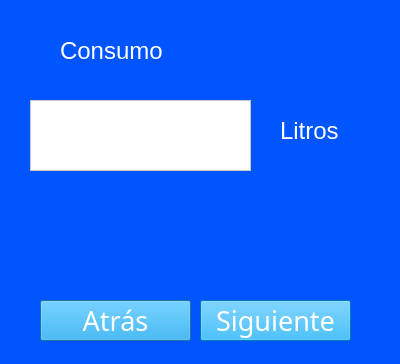
<?xml version="1.0" encoding="UTF-8"?>
<ui version="4.0">
 <class>Dialog</class>
 <widget class="QDialog" name="Dialog">
  <property name="geometry">
   <rect>
    <x>0</x>
    <y>0</y>
    <width>400</width>
    <height>364</height>
   </rect>
  </property>
  <property name="windowTitle">
   <string>Consumo del Recibo</string>
  </property>
  <property name="styleSheet">
   <string notr="true">color: rgb(0, 85, 255);
background-color: rgb(0, 85, 255);
color: rgb(255, 255, 255);</string>
  </property>
  <widget class="QPushButton" name="atras3">
   <property name="geometry">
    <rect>
     <x>40</x>
     <y>300</y>
     <width>151</width>
     <height>41</height>
    </rect>
   </property>
   <property name="font">
    <font>
     <family>Segoe MDL2 Assets</family>
     <pointsize>20</pointsize>
    </font>
   </property>
   <property name="styleSheet">
    <string notr="true">background-color: rgb(0, 170, 255);</string>
   </property>
   <property name="text">
    <string>Atrás</string>
   </property>
  </widget>
  <widget class="QPushButton" name="siguiente3">
   <property name="geometry">
    <rect>
     <x>200</x>
     <y>300</y>
     <width>151</width>
     <height>41</height>
    </rect>
   </property>
   <property name="font">
    <font>
     <family>Segoe MDL2 Assets</family>
     <pointsize>20</pointsize>
    </font>
   </property>
   <property name="focusPolicy">
    <enum>Qt::StrongFocus</enum>
   </property>
   <property name="styleSheet">
    <string notr="true">background-color: rgb(0, 170, 255);</string>
   </property>
   <property name="text">
    <string>Siguiente</string>
   </property>
  </widget>
  <widget class="QLabel" name="label_edificios">
   <property name="geometry">
    <rect>
     <x>60</x>
     <y>30</y>
     <width>291</width>
     <height>41</height>
    </rect>
   </property>
   <property name="font">
    <font>
     <family>Nirmala UI</family>
     <pointsize>18</pointsize>
    </font>
   </property>
   <property name="layoutDirection">
    <enum>Qt::RightToLeft</enum>
   </property>
   <property name="text">
    <string>Consumo</string>
   </property>
  </widget>
  <widget class="QTextBrowser" name="textBrowser">
   <property name="geometry">
    <rect>
     <x>30</x>
     <y>100</y>
     <width>221</width>
     <height>71</height>
    </rect>
   </property>
   <property name="styleSheet">
    <string notr="true">background-color: rgb(255, 255, 255);</string>
   </property>
  </widget>
  <widget class="QLabel" name="label_edificios_2">
   <property name="geometry">
    <rect>
     <x>280</x>
     <y>110</y>
     <width>81</width>
     <height>41</height>
    </rect>
   </property>
   <property name="font">
    <font>
     <family>Nirmala UI</family>
     <pointsize>18</pointsize>
    </font>
   </property>
   <property name="layoutDirection">
    <enum>Qt::RightToLeft</enum>
   </property>
   <property name="text">
    <string>Litros</string>
   </property>
  </widget>
 </widget>
 <resources/>
 <connections/>
</ui>
